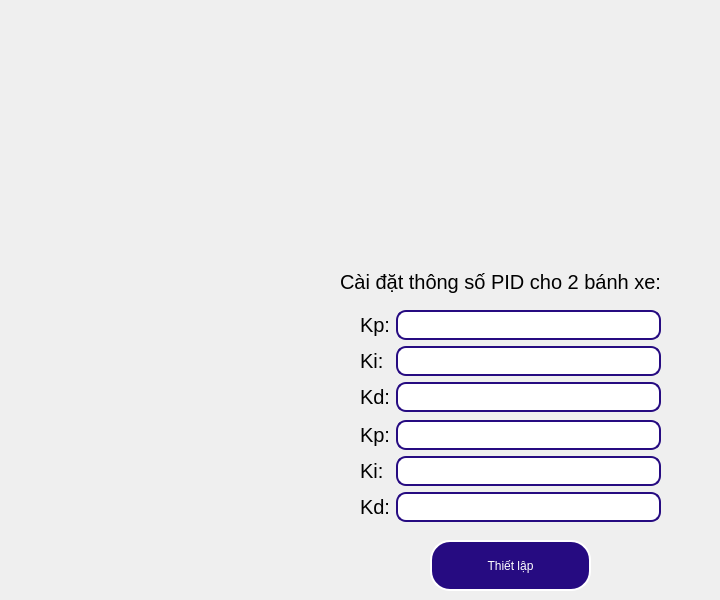
          <widget class="QWidget" name="setting_pid">
           <property name="styleSheet">
            <string notr="true">QPushButton{
	border-radius: 20;
	border-width:2;
	border-style: solid;
	background-color: rgb(38, 11, 129);
	color: rgb(255, 255, 255);
}
QPushButton:hover{
	 border-radius: 20;
	background-color: rgb(197, 225, 248);
	color: rgb(0, 41, 77);
}
QPushButton:pressed{
	background-color: rgb(255, 255, 255);
}
QLabel{
border-radius: 15px;
background-color: transparent; 
font-size: 20px;
}
QLineEdit{
	border-radius: 10;
	border-width:2;
	border-style: solid;
	border-color:rgb(38, 11, 129);
font-size: 20px;
}
QFrame#right_vel,#left_vel{
	border-width:2;
	 border-bottom-left-radius: 20;
	 border-bottom-right-radius: 20;
	border-style: solid;
	border-color:rgb(0, 41, 77);

}</string>
           </property>
           <widget class="QWidget" name="formLayoutWidget_2">
            <property name="geometry">
             <rect>
              <x>360</x>
              <y>420</y>
              <width>301</width>
              <height>104</height>
             </rect>
            </property>
            <layout class="QFormLayout" name="right_vel">
             <item row="0" column="0">
              <widget class="QLabel" name="label_32">
               <property name="text">
                <string>Kp:</string>
               </property>
              </widget>
             </item>
             <item row="0" column="1">
              <widget class="QLineEdit" name="kp_right"/>
             </item>
             <item row="1" column="0">
              <widget class="QLabel" name="label_33">
               <property name="text">
                <string>Ki:</string>
               </property>
              </widget>
             </item>
             <item row="2" column="0">
              <widget class="QLabel" name="label_35">
               <property name="text">
                <string>Kd:</string>
               </property>
              </widget>
             </item>
             <item row="2" column="1">
              <widget class="QLineEdit" name="kd_right"/>
             </item>
             <item row="1" column="1">
              <widget class="QLineEdit" name="ki_right"/>
             </item>
            </layout>
           </widget>
           <widget class="QWidget" name="formLayoutWidget_3">
            <property name="geometry">
             <rect>
              <x>360</x>
              <y>310</y>
              <width>301</width>
              <height>104</height>
             </rect>
            </property>
            <layout class="QFormLayout" name="left_vel_2">
             <item row="0" column="0">
              <widget class="QLabel" name="label_37">
               <property name="text">
                <string>Kp:</string>
               </property>
              </widget>
             </item>
             <item row="0" column="1">
              <widget class="QLineEdit" name="kp_left"/>
             </item>
             <item row="1" column="0">
              <widget class="QLabel" name="label_39">
               <property name="text">
                <string>Ki:</string>
               </property>
              </widget>
             </item>
             <item row="2" column="0">
              <widget class="QLabel" name="label_50">
               <property name="text">
                <string>Kd:</string>
               </property>
              </widget>
             </item>
             <item row="1" column="1">
              <widget class="QLineEdit" name="ki_left"/>
             </item>
             <item row="2" column="1">
              <widget class="QLineEdit" name="kd_left"/>
             </item>
            </layout>
           </widget>
           <widget class="QLabel" name="label_51">
            <property name="geometry">
             <rect>
              <x>340</x>
              <y>270</y>
              <width>371</width>
              <height>24</height>
             </rect>
            </property>
            <property name="text">
             <string>Cài đặt thông số PID cho 2 bánh xe:</string>
            </property>
           </widget>
           <widget class="QPushButton" name="set_pid_btn">
            <property name="geometry">
             <rect>
              <x>430</x>
              <y>540</y>
              <width>161</width>
              <height>51</height>
             </rect>
            </property>
            <property name="text">
             <string>Thiết lập</string>
            </property>
           </widget>
          </widget>
